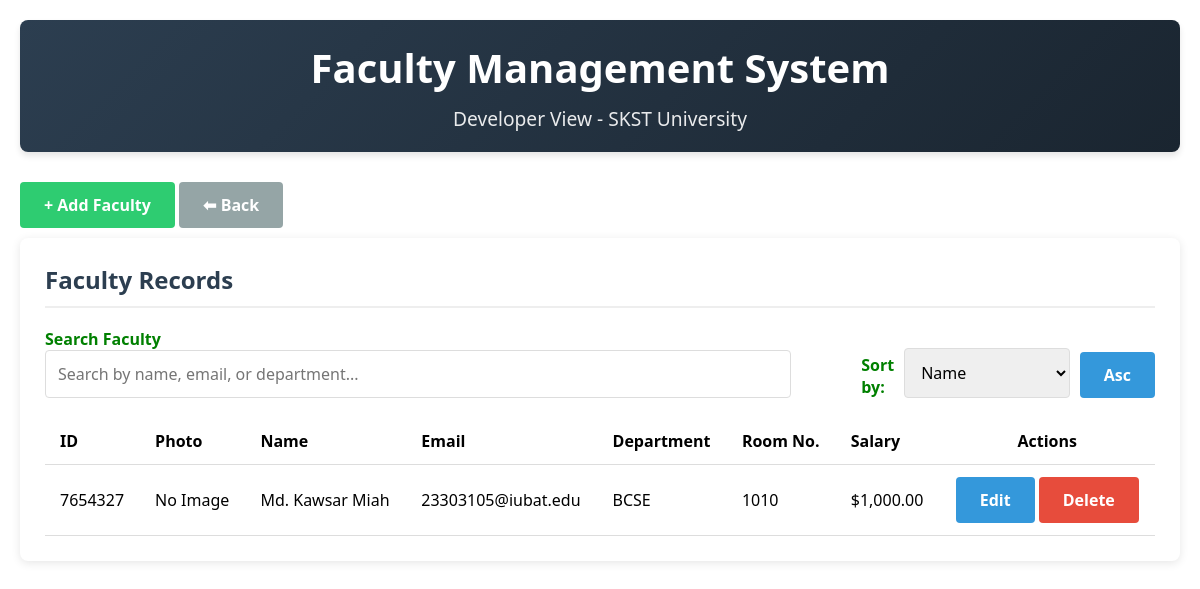
The app's page /faculty/dev_faculty.php, older data.
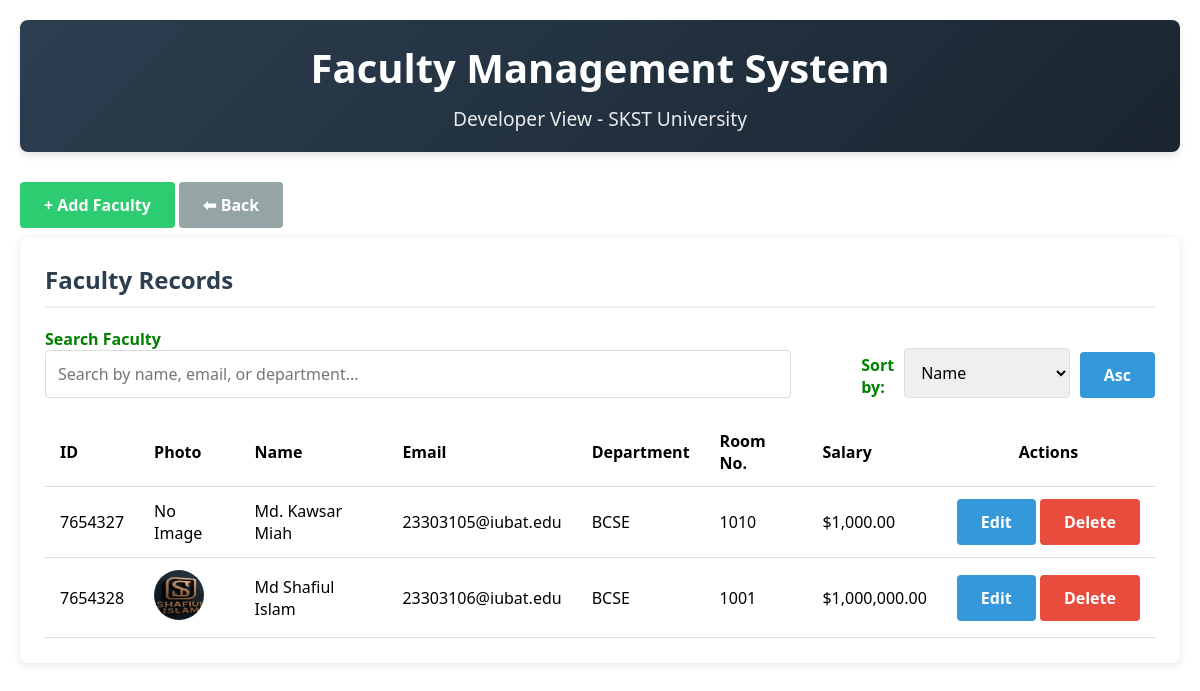
The same page, newer data.
### tables this page shows
CREATE TABLE `faculty` (
  `faculty_id` int(11) NOT NULL,
  `name` varchar(100) DEFAULT NULL,
  `email` varchar(100) DEFAULT NULL,
  `password` varchar(100) DEFAULT NULL,
  `department` varchar(100) DEFAULT NULL,
  `address` varchar(255) DEFAULT NULL,
  `phone` varchar(20) DEFAULT NULL,
  `room_number` varchar(50) DEFAULT NULL,
  `salary` decimal(10,2) DEFAULT NULL,
  `last_login` datetime DEFAULT NULL,
  `profile_picture` varchar(255) DEFAULT NULL
);

### faculty/dev_faculty.php (the view, shortened to what this page needs)
<?php
$host = 'localhost';
$dbname = 'skst_university';
$username = 'root';
$password = '';
try {
    $pdo = new PDO("mysql:host=$host;dbname=$dbname;charset=utf8", $username, $password);
    $pdo->setAttribute(PDO::ATTR_ERRMODE, PDO::ERRMODE_EXCEPTION);
} catch(PDOException $e) {
    die("Connection failed: " . $e->getMessage());
}
$search = $_GET['search'] ?? '';
$sort = $_GET['sort'] ?? 'faculty_id';
$order = $_GET['order'] ?? 'ASC';
$sql = "SELECT * FROM faculty WHERE name LIKE :search OR email LIKE :search OR department LIKE :search ORDER BY $sort $order";
$stmt = $pdo->prepare($sql);
$stmt->execute(['search' => "%$search%"]);
$faculty = $stmt->fetchAll(PDO::FETCH_ASSOC);
?>
<!DOCTYPE html>
<html lang="en">
<head>
</head>
<body>
    <div class="container">
        <header>
            <h1>Faculty Management System</h1>
            <p class="subtitle">Developer View - SKST University</p>
        </header>
        <button id="toggleFormBtn" class="btn btn-primary" style="margin-bottom: 10px; background:#2ecc71">+ Add Faculty</button>
        <button class="btn btn-secondary" onclick="history.back()">⬅ Back</button>
        <div class="card">
            <h2 class="card-title">Faculty Records</h2>
            <div class="search-sort">
                <div class="search-box">
                    <form method="GET">
                        <label for="search">Search Faculty</label>
                        <input type="text" id="search" name="search" placeholder="Search by name, email, or department..." value="<?php echo htmlspecialchars($search); ?>">
                    </form>
                </div>
                <div class="sort-options">
                    <label for="sort">Sort by:</label>
                    <select id="sort" onchange="window.location.href='?search=<?php echo urlencode($search); ?>&sort='+this.value+'&order=<?php echo $order === 'ASC' ? 'DESC' : 'ASC'; ?>'">
                        <option value="name" <?php echo $sort === 'name' ? 'selected' : ''; ?>>Name</option>
                    </select>
                    <button class="btn" onclick="window.location.href='?search=<?php echo urlencode($search); ?>&sort=<?php echo $sort; ?>&order=<?php echo $order === 'ASC' ? 'DESC' : 'ASC'; ?>'">
                        <?php echo $order === 'ASC' ? 'Asc' : 'Desc'; ?>
                    </button>
                </div>
            </div>
            <table>
                <thead>
                    <tr>
                        <th>ID</th>
                        <th>Photo</th>
                        <th>Name</th>
                        <th>Email</th>
                        <th>Department</th>
                        <th>Room No.</th>
                        <th>Salary</th>
                        <th style="text-align:center">Actions</th>
                    </tr>
                </thead>
                <tbody>
                    <?php if (count($faculty) > 0): ?>
                        <?php foreach ($faculty as $f): ?>
                            <tr>
                                <td><?php echo $f['faculty_id']; ?></td>
                                <td>
                                    <?php if ($f['profile_picture']): ?>
                                        <img src="<?php echo $f['profile_picture']; ?>" alt="Profile Picture" class="profile-picture" onclick="viewProfilePicture('<?php echo $f['profile_picture']; ?>')">
                                    <?php else: ?>
                                        <span>No Image</span>
                                    <?php endif; ?>
                                </td>
                                <td><?php echo htmlspecialchars($f['name']); ?></td>
                                <td><?php echo htmlspecialchars($f['email']); ?></td>
                                <td><?php echo htmlspecialchars($f['department']); ?></td>
                                <td><?php echo htmlspecialchars($f['room_number']); ?></td>
                                <td>$<?php echo number_format($f['salary'], 2); ?></td>
                                <td class="actions-cell">
                                    <form method="POST">
                                        <button type="submit" class="btn">Edit</button>
                                    </form>
                                    <form method="POST" onsubmit="return confirm('Are you sure you want to delete this record?');">
                                        <button type="submit" class="btn btn-danger">Delete</button>
                                    </form>
                                </td>
                            </tr>
                        <?php endforeach; ?>
                    <?php else: ?>
                        <tr>
                            <td colspan="8" style="text-align: center;">No faculty records found.</td>
                        </tr>
                    <?php endif; ?>
                </tbody>
            </table>
        </div>
    </div>
</body>
</html>

Row changes from the older to the newer data that the page shows:
added faculty: faculty_id "7654328", profile_picture (picture), name "Md Shafiul Islam", email "23303106@iubat.edu", department "BCSE", room_number "1001", salary "1,000,000.00"
